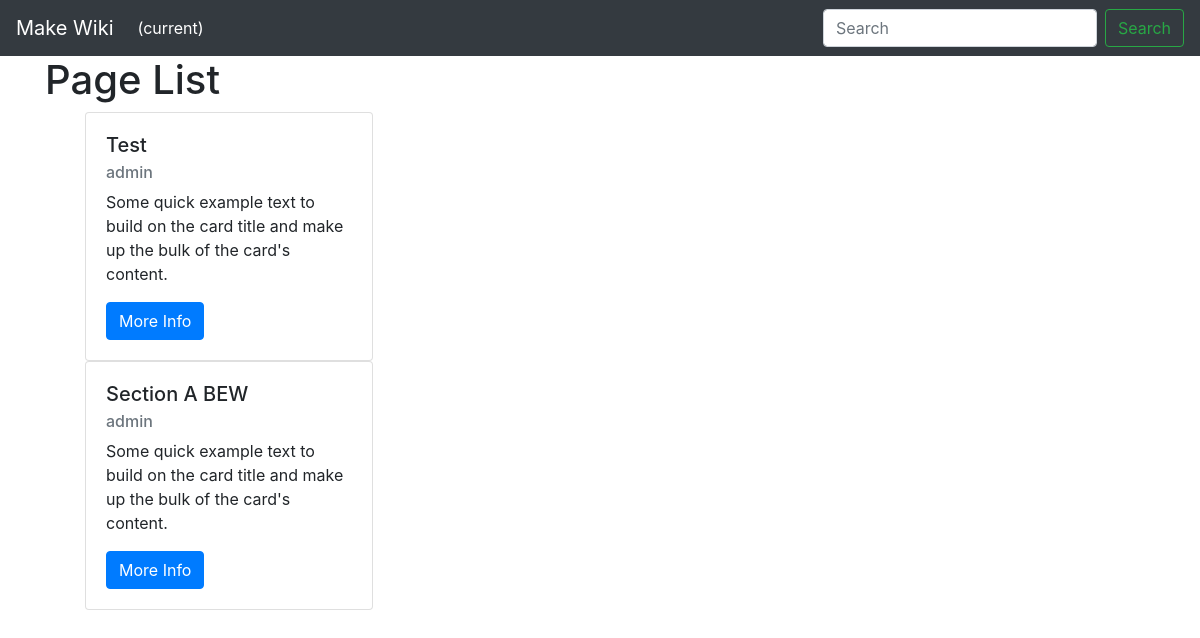
Before: / with the older database file.
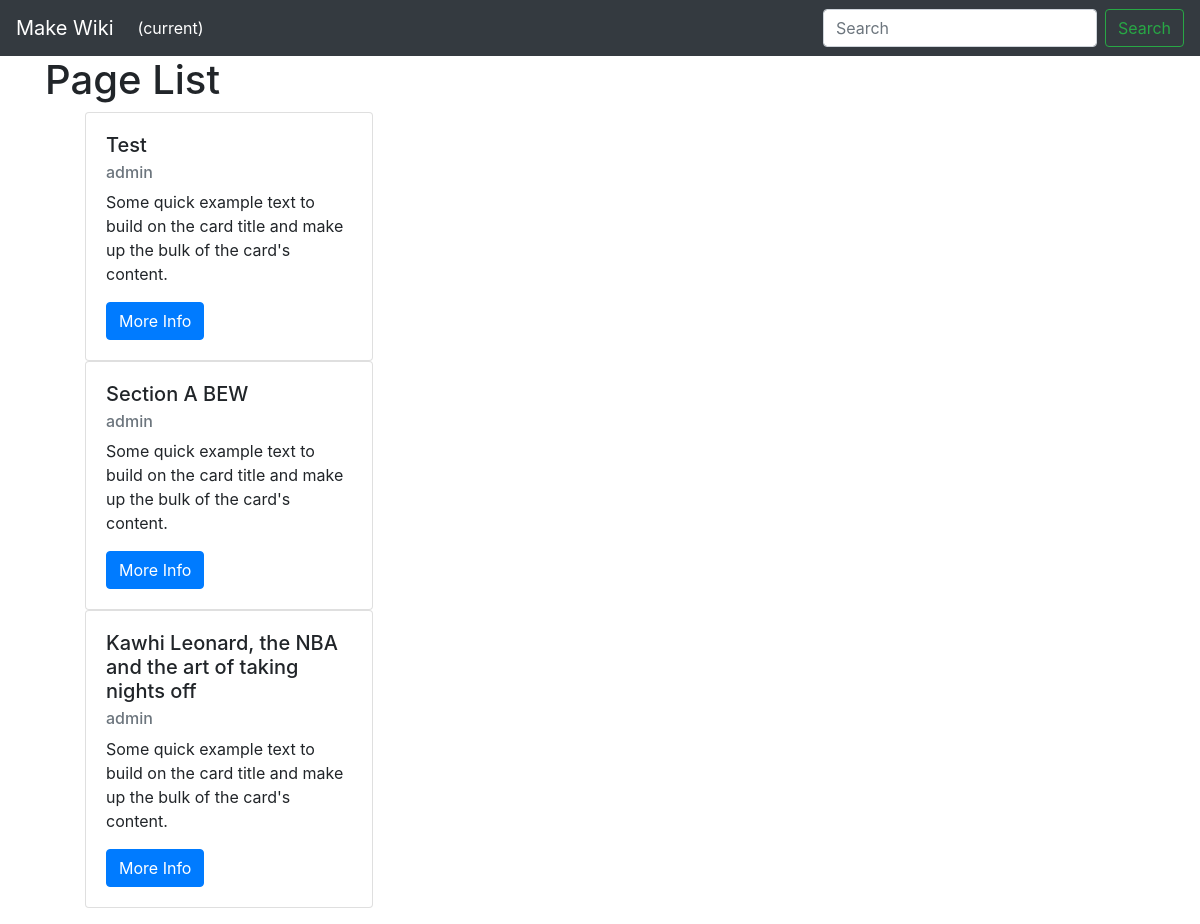
After: the same page with the newer database file.
### wiki/models.py (models this page shows, shortened)
class Page(models.Model):
    title = models.CharField(max_length=settings.WIKI_PAGE_TITLE_MAX_LENGTH, unique=True,
                             help_text="Title of your page.")
    author = models.ForeignKey(User, on_delete=models.PROTECT,
                               help_text="The user that posted this article.")
    slug = models.CharField(max_length=settings.WIKI_PAGE_TITLE_MAX_LENGTH, blank=True, editable=False,
                            help_text="Unique URL path to access this page. Generated by the system.")
    content = models.TextField(
        help_text="Write the content of your page here.")
    created = models.DateTimeField(auto_now_add=True,
                                   help_text="The date and time this page was created. Automatically generated when the model saves.")
    modified = models.DateTimeField(auto_now=True,
                                    help_text="The date and time this page was updated. Automatically generated when the model updates.")

### wiki/views.py (the view)
# urls.py: path('', views.PageList.as_view(), name='wiki-list-page'),
class PageList(ListView):
    model = Page
    def get(self, request):
        all_pages =  Page.objects.all()
        return render(request, 'list.html', {'all_pages': all_pages})

### templates/list.html (shortened to what this page needs)
{% extends 'base.html' %}
{% block content %}
    <h1>Page List</h1>
    <ul>
    {% for page in all_pages %}
      <div class="card" style="width: 18rem;">
        <div class="card-body">
          <h5 class="card-title">{{ page.title }}</h5>
          <h6 class="card-subtitle mb-2 text-muted">{{ page.author }}</h6>
          <p class="card-text">Some quick example text to build on the card title and make up the bulk of the card's content.</p>
          <a class="btn btn-primary" href="{% url 'wiki-details-page' page.slug %}" role="button">More Info</a>
        </div>
      </div>
    {% endfor %}
{% endblock %}

### templates/base.html (shortened to what this page needs)
<!DOCTYPE html>
<html lang="en">
    <head>
        <link
            rel="stylesheet"
            href="https://stackpath.bootstrapcdn.com/bootstrap/4.3.1/css/bootstrap.min.css"
        />
    </head>
    <body>
        <nav class="navbar navbar-expand-lg navbar-dark bg-dark">
            <a class="navbar-brand" href="/">Make Wiki</a>
            <div class="collapse navbar-collapse" id="navbarSupportedContent">
                <ul class="navbar-nav mr-auto">
                    <li class="nav-item active">
                        <a class="nav-link" href="#'
                            >📓 Pages <span class="sr-only">(current)</span></a
                        >
                    </li>
                </ul>
                <form class="form-inline my-2 my-lg-0">
                    <input
                        class="form-control mr-sm-2"
                        type="search"
                        placeholder="Search"
                        aria-label="Search"
                    />
                    <button
                        class="btn btn-outline-success my-2 my-sm-0"
                        type="submit"
                    >
                        Search
                    </button>
                </form>
            </div>
        </nav>
        <main role="main" class="container">
            {% block content %} {% endblock %}
        </main>
    </body>
</html>

Changed rows visible on the page:
added Page: title "Kawhi Leonard, the NBA and the art of taking nights off", author "admin"
